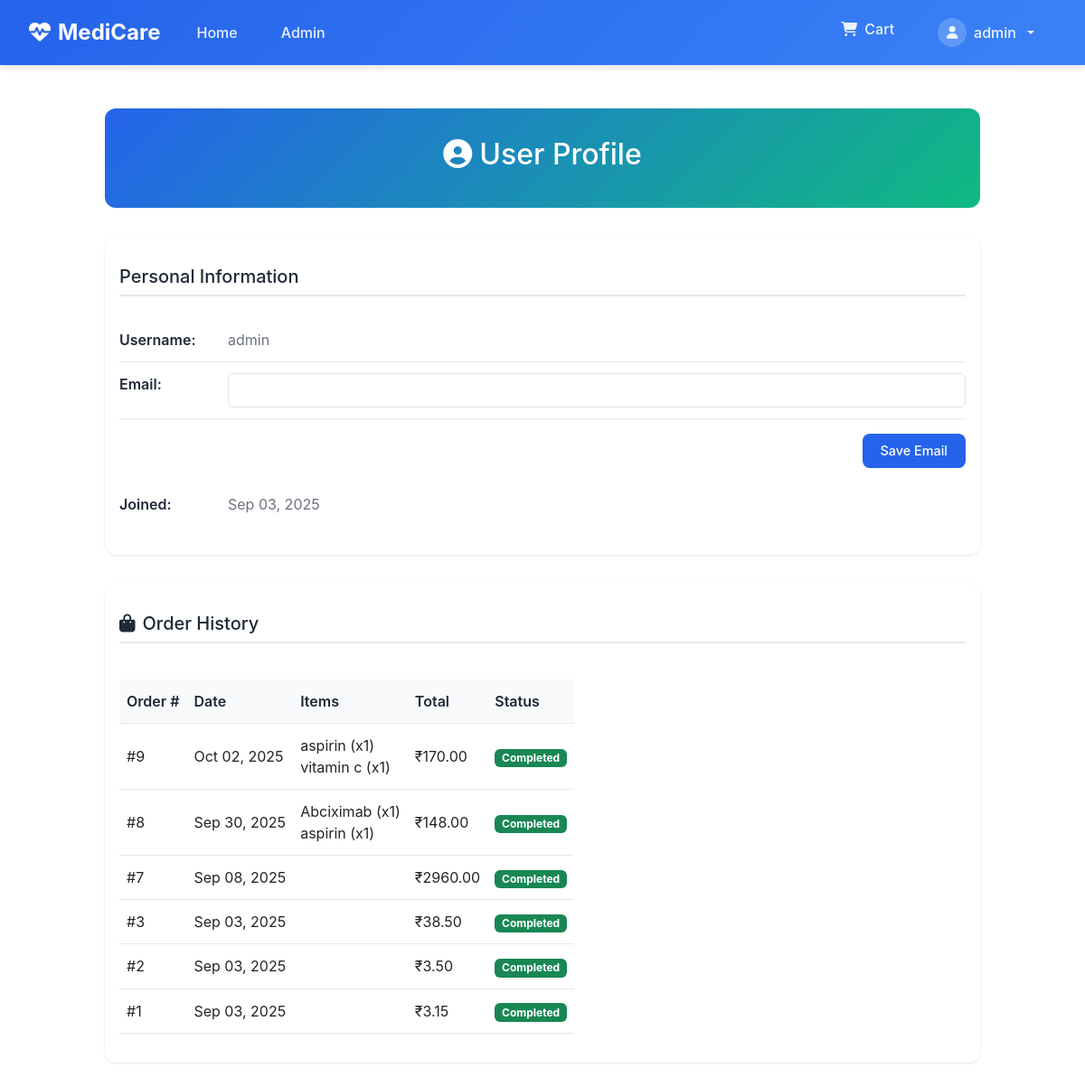
The app's page /profile/ (signed in), older data.
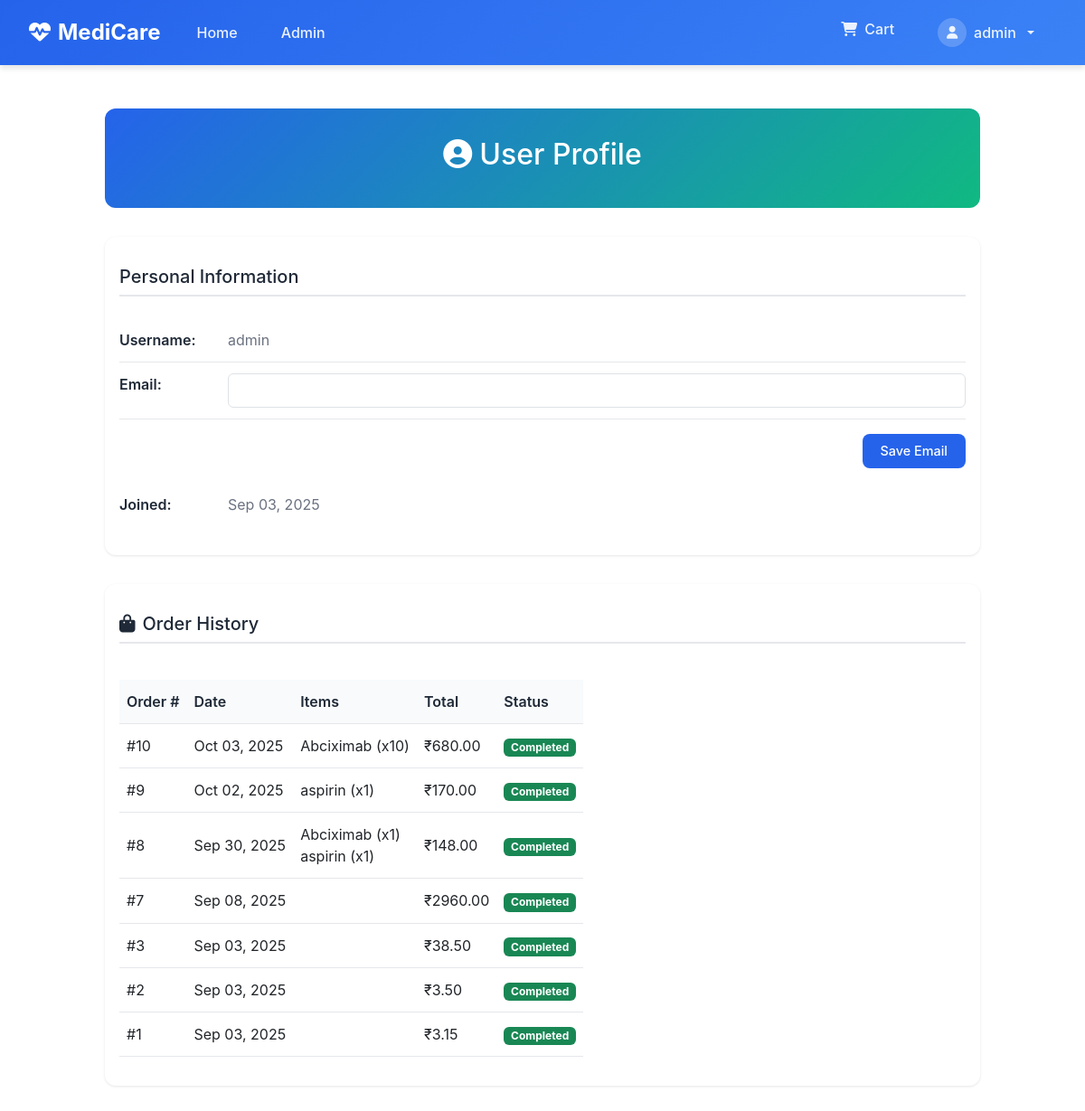
The same page, newer data.
### store/models.py (models this page shows, shortened)
class Order(models.Model):
    user = models.ForeignKey(User, on_delete=models.CASCADE)
    order_date = models.DateTimeField(auto_now_add=True)
    total_amount = models.DecimalField(max_digits=10, decimal_places=2)
    discount_percentage = models.DecimalField(max_digits=5, decimal_places=2, default=0)
    final_amount = models.DecimalField(max_digits=10, decimal_places=2)
    is_completed = models.BooleanField(default=False)

class OrderItem(models.Model):
    order = models.ForeignKey(Order, related_name='items', on_delete=models.CASCADE)
    medicine = models.ForeignKey(Medicine, on_delete=models.CASCADE)
    quantity = models.PositiveIntegerField()
    price = models.DecimalField(max_digits=10, decimal_places=2)

class Medicine(models.Model):
    name = models.CharField(max_length=200)
    components = models.TextField()
    product_number = models.CharField(max_length=100, unique=True)
    quantity = models.PositiveIntegerField()
    company_name = models.CharField(max_length=200)
    power = models.CharField(max_length=50)
    price = models.DecimalField(max_digits=10, decimal_places=2, validators=[MinValueValidator(Decimal('0.01'))])
    image = models.ImageField(upload_to='medicines/')
    created_at = models.DateTimeField(auto_now_add=True)

### store/views.py (the view, shortened to what this page needs)
# urls.py: path('profile/', views.profile_view, name='profile'),
@login_required
def profile_view(request):
    orders = Order.objects.filter(user=request.user, is_completed=True).order_by('-order_date')
    return render(request, 'profile.html', {'orders': orders})

### templates/profile.html (shortened to what this page needs)
{% extends 'base.html' %}
{% block content %}
<div class="profile-container">
    <div class="profile-header">
        <h2><i class="fas fa-user-circle me-2"></i>User Profile</h2>
    </div>
    <div class="profile-info">
    <h3>Personal Information</h3>
    <form method="post" action="{% url 'profile' %}">
        <div class="info-row">
            <span class="info-label">Username:</span>
            <span class="info-value">{{ user.username }}</span>
        </div>
        <div class="info-row">
            <label for="email" class="info-label">Email:</label>
            <input type="email" id="email" name="email" class="form-control info-value"
                   value="{{ user.email }}" required>
        </div>
        <div class="mt-3 text-end">
            <button type="submit" class="btn btn-primary">Save Email</button>
        </div>
    </form>
    <div class="info-row mt-3">
        <span class="info-label">Joined:</span>
        <span class="info-value">{{ user.date_joined|date:"M d, Y" }}</span>
    </div>
</div>
    <div class="orders-section">
        <h3><i class="fas fa-shopping-bag me-2"></i>Order History</h3>
        {% if orders %}
            <div style="overflow-x:auto;">
                <table class="orders-table">
                    <thead>
                        <tr>
                            <th>Order #</th>
                            <th>Date</th>
                            <th>Items</th>
                            <th>Total</th>
                            <th>Status</th>
                        </tr>
                    </thead>
                    <tbody>
                        {% for order in orders %}
                        <tr>
                            <td>#{{ order.id }}</td>
                            <td>{{ order.order_date|date:"M d, Y" }}</td>
                            <td>
                                {% for item in order.items.all %}
                                    {{ item.medicine.name }} (x{{ item.quantity }}){% if not forloop.last %}<br>{% endif %}
                                {% endfor %}
                            </td>
                            <td>₹{{ order.final_amount }}</td>
                            <td><span class="badge bg-success">Completed</span></td>
                        </tr>
                        {% endfor %}
                    </tbody>
                </table>
            </div>
        {% else %}
            <div class="no-orders">
                <h4>No orders yet</h4>
                <p>Start your health journey today</p>
                <a href="/" class="btn btn-primary">Start Shopping</a>
            </div>
        {% endif %}
    </div>
</div>
{% endblock %}

Row changes from the older to the newer data that the page shows:
removed OrderItem: medicine.name "vitamin c", quantity "1", shown under Order "Oct 02, 2025"
added Order: id "10", order_date "Oct 03, 2025", final_amount "680.00"
added OrderItem: medicine.name "Abciximab", quantity "10"
